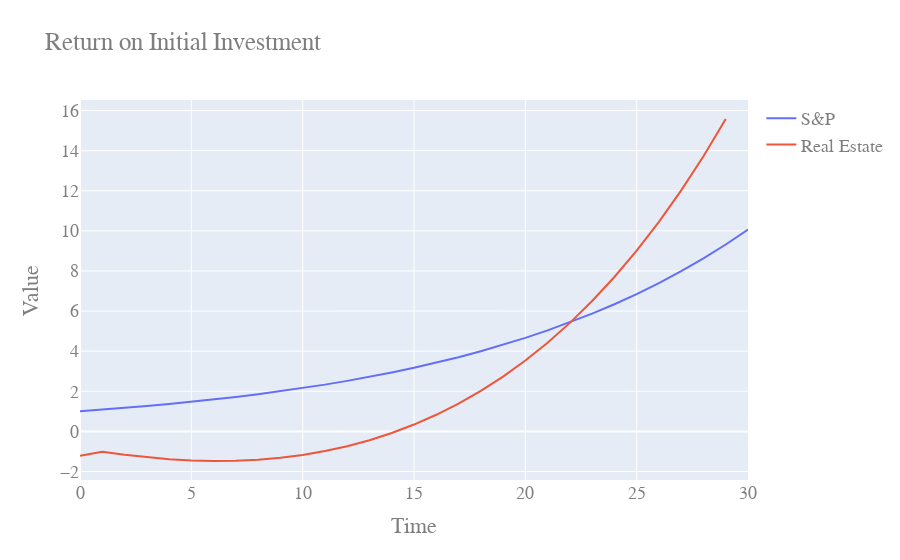

This figure's notebook cell:
### Code cell
property_performance(
    purchase_price = 400e3,
    downpayment = 20e3,
    rehab_cost = 25e3,
    after_repair_value = 450e3,
    monthly_rent=0
);

### Figure 1 — Plotly figure (JSON) as saved in the notebook; plotly's stock layout.template omitted (floating-point values rounded to 4 significant figures)
{"data": [{"mode": "lines", "name": "S&P", "type": "scatter", "x": [0, 1, 2, 3, 4, 5, 6, 7, 8, 9, 10, 11, 12, 13, 14, 15, 16, 17, 18, 19, 20, 21, 22, 23, 24, 25, 26, 27, 28, 29, 30], "y": [1, 1.08, 1.166, 1.26, 1.36, 1.469, 1.587, 1.714, 1.851, 1.999, 2.159, 2.332, 2.518, 2.72, 2.937, 3.172, 3.426, 3.7, 3.996, 4.316, 4.661, 5.034, 5.437, 5.871, 6.341, 6.848, 7.396, 7.988, 8.627, 9.317, 10.06]}, {"mode": "lines", "name": "Real Estate", "type": "scatter", "x": [0, 1, 2, 3, 4, 5, 6, 7, 8, 9, 10, 11, 12, 13, 14, 15, 16, 17, 18, 19, 20, 21, 22, 23, 24, 25, 26, 27, 28, 29], "y": [-1.212, -1.013, -1.169, -1.295, -1.39, -1.451, -1.477, -1.464, -1.411, -1.314, -1.172, -0.9804, -0.7369, -0.438, -0.08018, 0.3404, 0.8277, 1.386, 2.02, 2.734, 3.533, 4.423, 5.41, 6.499, 7.697, 9.011, 10.45, 12.02, 13.72, 15.58]}], "layout": {"font": {"color": "#7f7f7f", "family": "Courier New, monospace", "size": 18}, "title": {"text": "Return on Initial Investment"}, "xaxis": {"title": {"text": "Time"}}, "yaxis": {"title": {"text": "Value"}}}}
